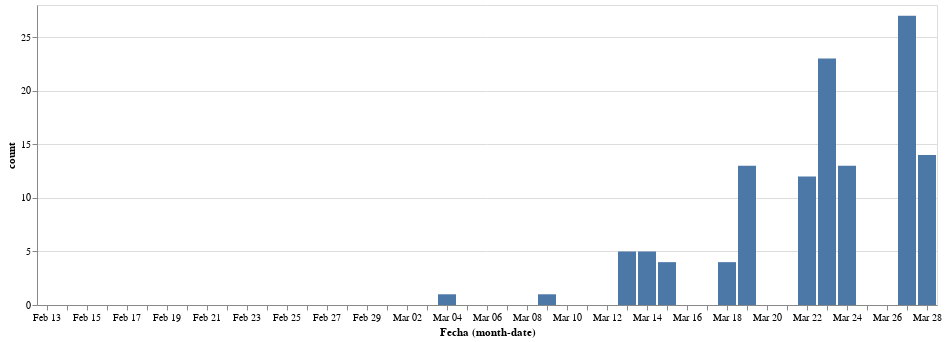

Notebook source saved alongside this figure:
### Code cell
# collapse

# data download
response = requests.get('https://docs.google.com/spreadsheet/ccc?key=1FwOXbkWeuS1LHrKxhSfepGtsgQ6iIEQZmWig_JKo8z0&output=csv&gid=1616296995')
assert response.status_code == 200, 'Wrong status code'
data = response.content
df = pd.read_csv(BytesIO(data), parse_dates=['Fecha'], dayfirst=True)

# plot
df = df.set_index('Fecha')['País Vasco']

df_delta = df-df.shift()
df_delta = pd.DataFrame(df_delta)
df_delta.columns = ['count']
df_delta = df_delta.reset_index()
df_delta = df_delta.fillna(0)
alt.Chart(df_delta).mark_bar().encode(
    x='monthdate(Fecha):O',
    y='count'
)

### Figure 1 — Vega-Lite specification as saved in the notebook (floating-point values rounded to 4 significant figures)
{"config": {"view": {"continuousWidth": 400, "continuousHeight": 300}}, "data": {"name": "data-be34fcceea5c3e2d7baa51c68905a4ee"}, "mark": "bar", "encoding": {"x": {"type": "ordinal", "field": "Fecha", "timeUnit": "monthdate"}, "y": {"type": "quantitative", "field": "count"}}, "$schema": "https://vega.github.io/schema/vega-lite/v4.0.2.json", "datasets": {"data-be34fcceea5c3e2d7baa51c68905a4ee": [{"Fecha": "2020-02-13T00:00:00", "count": 0.0}, {"Fecha": "2020-02-14T00:00:00", "count": 0.0}, {"Fecha": "2020-02-15T00:00:00", "count": 0.0}, {"Fecha": "2020-02-16T00:00:00", "count": 0.0}, {"Fecha": "2020-02-17T00:00:00", "count": 0.0}, {"Fecha": "2020-02-18T00:00:00", "count": 0.0}, {"Fecha": "2020-02-19T00:00:00", "count": 0.0}, {"Fecha": "2020-02-20T00:00:00", "count": 0.0}, {"Fecha": "2020-02-21T00:00:00", "count": 0.0}, {"Fecha": "2020-02-22T00:00:00", "count": 0.0}, {"Fecha": "2020-02-23T00:00:00", "count": 0.0}, {"Fecha": "2020-02-24T00:00:00", "count": 0.0}, {"Fecha": "2020-02-25T00:00:00", "count": 0.0}, {"Fecha": "2020-02-26T00:00:00", "count": 0.0}, {"Fecha": "2020-02-27T00:00:00", "count": 0.0}, {"Fecha": "2020-02-28T00:00:00", "count": 0.0}, {"Fecha": "2020-02-29T00:00:00", "count": 0.0}, {"Fecha": "2020-03-01T00:00:00", "count": 0.0}, {"Fecha": "2020-03-02T00:00:00", "count": 0.0}, {"Fecha": "2020-03-03T00:00:00", "count": 0.0}, {"Fecha": "2020-03-04T00:00:00", "count": 1.0}, {"Fecha": "2020-03-05T00:00:00", "count": 0.0}, {"Fecha": "2020-03-06T00:00:00", "count": 0.0}, {"Fecha": "2020-03-07T00:00:00", "count": 0.0}, {"Fecha": "2020-03-08T00:00:00", "count": 0.0}, {"Fecha": "2020-03-09T00:00:00", "count": 1.0}, {"Fecha": "2020-03-10T00:00:00", "count": 0.0}, {"Fecha": "2020-03-11T00:00:00", "count": 0.0}, {"Fecha": "2020-03-12T00:00:00", "count": 0.0}, {"Fecha": "2020-03-13T00:00:00", "count": 5.0}, {"Fecha": "2020-03-14T00:00:00", "count": 5.0}, {"Fecha": "2020-03-15T00:00:00", "count": 4.0}, {"Fecha": "2020-03-16T00:00:00", "count": 0.0}, {"Fecha": "2020-03-17T00:00:00", "count": 0.0}, {"Fecha": "2020-03-18T00:00:00", "count": 4.0}, {"Fecha": "2020-03-19T00:00:00", "count": 13.0}, {"Fecha": "2020-03-20T00:00:00", "count": 0.0}, {"Fecha": "2020-03-21T00:00:00", "count": 0.0}, {"Fecha": "2020-03-22T00:00:00", "count": 12.0}, {"Fecha": "2020-03-23T00:00:00", "count": 23.0}, {"Fecha": "2020-03-24T00:00:00", "count": 13.0}, {"Fecha": "2020-03-25T00:00:00", "count": 0.0}, {"Fecha": "2020-03-26T00:00:00", "count": 0.0}, {"Fecha": "2020-03-27T00:00:00", "count": 27.0}, {"Fecha": "2020-03-28T00:00:00", "count": 14.0}]}}
